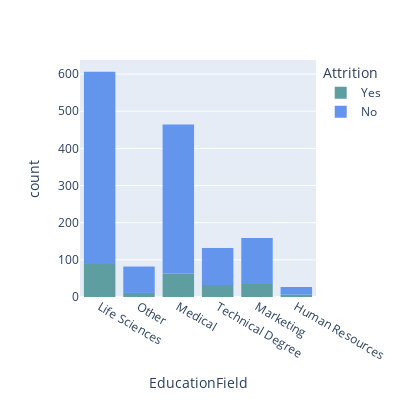

The notebook cell this image was saved under:
### Code cell
hist = px.histogram(df, x = "EducationField", color = "Attrition", color_discrete_map = { "Yes": "CadetBlue", "No": "CornFlowerBlue"}, width = 400, height = 400)
hist.show()

### Figure 1 — Plotly figure (JSON) as saved in the notebook; plotly's stock layout.template omitted (floating-point values rounded to 4 significant figures; data arrays with more than 128 entries replaced by an {"elided": "..."} marker saying what was removed)
{"data": [{"alignmentgroup": "True", "bingroup": "x", "hovertemplate": "Attrition=Yes<br>EducationField=%{x}<br>count=%{y}<extra></extra>", "legendgroup": "Yes", "marker": {"color": "CadetBlue", "pattern": {"shape": ""}}, "name": "Yes", "offsetgroup": "Yes", "orientation": "v", "showlegend": true, "type": "histogram", "x": {"elided": "237 str values"}, "xaxis": "x", "yaxis": "y"}, {"alignmentgroup": "True", "bingroup": "x", "hovertemplate": "Attrition=No<br>EducationField=%{x}<br>count=%{y}<extra></extra>", "legendgroup": "No", "marker": {"color": "CornFlowerBlue", "pattern": {"shape": ""}}, "name": "No", "offsetgroup": "No", "orientation": "v", "showlegend": true, "type": "histogram", "x": {"elided": "1233 str values"}, "xaxis": "x", "yaxis": "y"}], "layout": {"barmode": "relative", "height": 400, "legend": {"title": {"text": "Attrition"}, "tracegroupgap": 0}, "margin": {"t": 60}, "width": 400, "xaxis": {"anchor": "y", "autorange": true, "domain": [0, 1], "range": [-0.5, 5.5], "title": {"text": "EducationField"}, "type": "category"}, "yaxis": {"anchor": "x", "autorange": true, "domain": [0, 1], "range": [0, 637.9], "title": {"text": "count"}}}}
